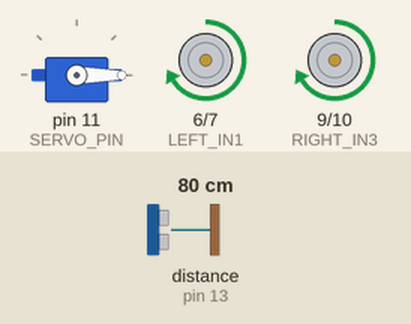
This sketch was run on a simulated Arduino Uno, built with avr-gcc and run on an emulated ATmega328P. Shown: servo, motor-driver pin pairs drawn as motors (green arrow = first pin HIGH = forward, orange = second pin HIGH = backward, longer = more drive, scaled by the enable pin). The test bench sets the inputs (shaded band); at power-on: distance to the obstacle (sensor on pin 13) 80 cm. The echo pulse lasts 58.3 µs per cm.

Above: at 1.2 s.
1.3 s: distance to the obstacle (sensor on pin 13) set to 11 cm
2.8 s: distance to the obstacle (sensor on pin 13) set to 8 cm
At 3.6 s:
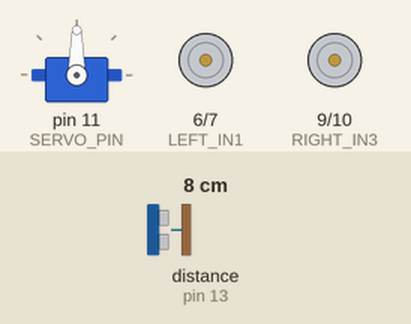
5.8 s: distance to the obstacle (sensor on pin 13) set to 18 cm
At 6.2 s:
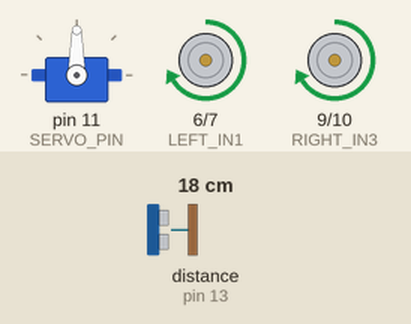
7.3 s: distance to the obstacle (sensor on pin 13) set to 2 cm
At 8.1 s:
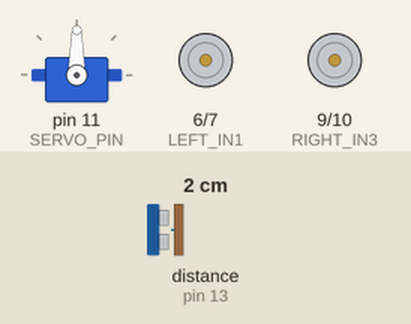
10.3 s: distance to the obstacle (sensor on pin 13) set to 35 cm
At 10.8 s:
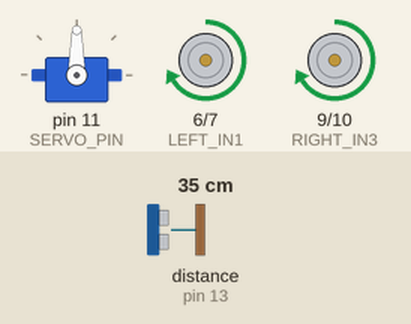
Timing chart, 0 to 12.8 s (numbered marks = the images above; inputs shaded):
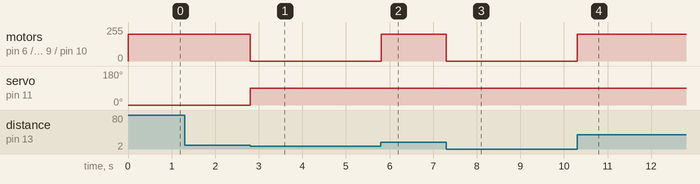

The sketch:

multi_motor_robot_593.ino
```cpp
// snippet: multi_motor_robot_593
// tags: robot, multi-motor, differential-drive, millis, servo, newping
// boards: avr, megaavr, nano33iot, rp2040
// not-tags: romi32u4
// library: Servo, NewPing
// description: Robot with gripper and drive: L298N differential drive (ENA=5,IN1=6,IN2=7; ENA=3,IN3=9,IN4=10)
// prompts: robot, gripper, drive, l298n, differential, drive
// verified: compile-only
// source: kd-generated (id 593)
// exact-include: Servo.h, NewPing.h

#include <Servo.h>
#include <NewPing.h>

// L298N enable pins carry the PWM speed signal and must be PWM-capable. On AVR that is
// 3/5/6/9/10/11 — pin 8 is NOT one, so a fixed analogWrite there latches full-on and the
// right track outruns the PWM'd left track (robot veers). Use PWM pin 3 for the right enable.
#define LEFT_ENA 5
#define LEFT_IN1 6
#define LEFT_IN2 7
#define RIGHT_ENA 3
#define RIGHT_IN3 9
#define RIGHT_IN4 10
#define SERVO_PIN 11
#define TRIG_PIN 12
#define ECHO_PIN 13
#define MAX_DIST 10

Servo gripper;
NewPing sonar(TRIG_PIN, ECHO_PIN, MAX_DIST);

void setup() {
  Serial.begin(9600);
  gripper.attach(SERVO_PIN);
  gripper.write(0);  // Open gripper
  pinMode(LEFT_ENA, OUTPUT);
  pinMode(LEFT_IN1, OUTPUT);
  pinMode(LEFT_IN2, OUTPUT);
  pinMode(RIGHT_ENA, OUTPUT);
  pinMode(RIGHT_IN3, OUTPUT);
  pinMode(RIGHT_IN4, OUTPUT);
}

void loop() {
  int dist = sonar.ping_cm();  // NewPing: distance in cm (blocking ~10us-4ms)
  // NewPing returns 0 when there is no echo within range — treat that as "clear",
  // not as an obstacle sitting at 0 cm.
  if (dist != 0 && dist < MAX_DIST) {
    stopMotors();
    closeGripper();
    reverseMotors();
  } else {
    forwardMotors();
  }
}

void forwardMotors() {
  digitalWrite(LEFT_IN1, HIGH);
  digitalWrite(LEFT_IN2, LOW);
  digitalWrite(RIGHT_IN3, HIGH);
  digitalWrite(RIGHT_IN4, LOW);
  analogWrite(LEFT_ENA, 200);
  analogWrite(RIGHT_ENA, 200);
}

void stopMotors() {
  digitalWrite(LEFT_IN1, LOW);
  digitalWrite(LEFT_IN2, LOW);
  digitalWrite(RIGHT_IN3, LOW);
  digitalWrite(RIGHT_IN4, LOW);
}

void closeGripper() {
  gripper.write(90);  // Close gripper
  delay(1000);        // Wait for gripper to close
}

void reverseMotors() {
  digitalWrite(LEFT_IN1, LOW);
  digitalWrite(LEFT_IN2, HIGH);
  digitalWrite(RIGHT_IN3, LOW);
  digitalWrite(RIGHT_IN4, HIGH);
  analogWrite(LEFT_ENA, 200);
  analogWrite(RIGHT_ENA, 200);
}
```

Measured:
- the behaviour switches between 10 and 9 cm on distance to the obstacle (sensor on pin 13) (found by bisection; images 0 and 1)
- after the input at 1.3 s, every drawn part: stays the same
- after the input at 2.8 s, motor on pin 6 (LEFT_IN1) / pin 7 (LEFT_IN2), motor on pin 9 (RIGHT_IN3) / pin 10 (RIGHT_IN4): forward 200/255 → stopped at once; servo on pin 11 (SERVO_PIN): 0° → 90° at once
- after the input at 5.8 s, motor on pin 6 (LEFT_IN1) / pin 7 (LEFT_IN2), motor on pin 9 (RIGHT_IN3) / pin 10 (RIGHT_IN4): stopped → forward 200/255 at once
- after the input at 7.3 s, motor on pin 6 (LEFT_IN1) / pin 7 (LEFT_IN2), motor on pin 9 (RIGHT_IN3) / pin 10 (RIGHT_IN4): forward 200/255 → stopped at once
- after the input at 10.3 s, motor on pin 6 (LEFT_IN1) / pin 7 (LEFT_IN2), motor on pin 9 (RIGHT_IN3) / pin 10 (RIGHT_IN4): stopped → forward 200/255 at once
